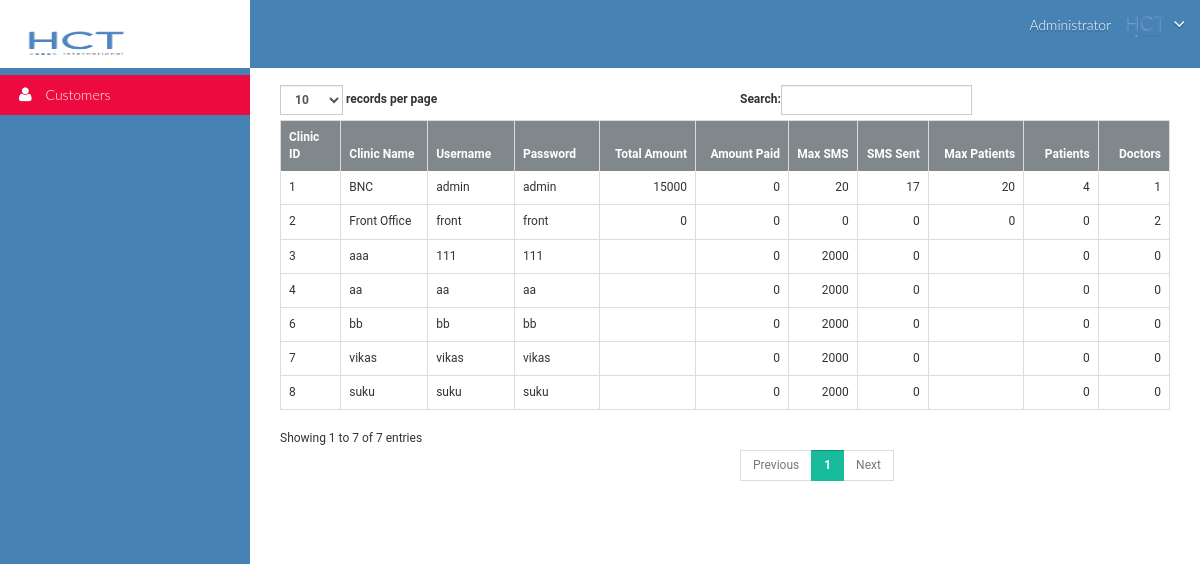
Screenshot of /customers.php (signed in) with the database file from the repository.
### tables this page shows
CREATE TABLE `users` (
  `id` int(11) NOT NULL,
  `clinic_name` varchar(50) DEFAULT NULL,
  `user_clinic_id` int(11) DEFAULT NULL,
  `speciality` int(11) DEFAULT NULL,
  `user_name` varchar(50) DEFAULT NULL,
  `password` varchar(500) DEFAULT NULL,
  `role` varchar(500) DEFAULT NULL,
  `domain_name` varchar(500) DEFAULT NULL,
  `api_url` varchar(50) DEFAULT NULL,
  `clinic_token` varchar(500) DEFAULT NULL,
  `mobile` varchar(20) DEFAULT NULL,
  `email` varchar(100) DEFAULT NULL,
  `land_line` varchar(20) DEFAULT NULL,
  `address_line1` varchar(100) DEFAULT NULL,
  `address_line2` varchar(100) DEFAULT NULL,
  `address_line3` varchar(100) DEFAULT NULL,
  `pincode` varchar(20) DEFAULT NULL,
  `status` varchar(10) DEFAULT NULL,
  `logo` varchar(100) DEFAULT NULL,
  `bill_template` varchar(50) DEFAULT NULL,
  `examination_template` varchar(50) DEFAULT NULL,
  `start_date` date DEFAULT NULL,
  `gstin` varchar(20) DEFAULT NULL,
  `billed` tinyint(1) DEFAULT NULL,
  `premium_amount` int(11) DEFAULT NULL,
  `max_patient` bigint(11) DEFAULT NULL,
  `sms_balance` int(11) NOT NULL DEFAULT 2000,
  `apk_url` varchar(500) DEFAULT NULL,
  `amount_paid` int(11) NOT NULL DEFAULT 0,
  `modules` varchar(4000) DEFAULT NULL
);

### customers.php (the view, shortened to what this page needs)
<?php
include "config.php";
?>
<!DOCTYPE html>
<html lang="en" class="no-js">
<head>
    <?php include "header.php"; ?>
</head>
<body>
<div id="wrapper">
    <?php include "menu.php"; ?>
    <div id="page-wrapper" class="fixed-navbar ">
        <div class="container-fluid bg-gray">
            <div class="row">
                <div class="col-md-12" style="padding-bottom: 5px" >
                </div>
                <div class="col-md-12"">
                    <table class="table table-bordered" id="dataTables-example">
                            <thead>
                            <tr style="background-color: #81888c;color:white">
                                <th>Clinic ID</th>
                                <th>Clinic Name</th>
                                <th>Username</th>
                                <th>Password</th>
                                <th style="text-align: right">Total Amount</th>
                                <th style="text-align: right">Amount Paid</th>
                                <th style="text-align: right">Max SMS</th>
                                <th style="text-align: right">SMS Sent</th>
                                <th style="text-align: right">Max Patients</th>
                                <th style="text-align: right">Patients</th>
                                <th style="text-align: right">Doctors</th>
                            </tr>
                            </thead>
                            <tbody>
                            <?php
                            function doctors($clinic_id)
                            {
                                $doctor_count = 0;
                                $sql = "select count(*) as doctor_count from doctors where clinic_id=$clinic_id";
                                $result = mysqli_query($GLOBALS['conn'], $sql);
                                while ($row = mysqli_fetch_assoc($result)) {
                                    $doctor_count = $row['doctor_count'];
                                }
                                return $doctor_count;
                            }
                            function sms_sent($clinic_id)
                            {
                                $sms_sent = 0;
                                $sql = "select count(*) as sms_sent from sms where clinic_id=$clinic_id";
                                $result = mysqli_query($GLOBALS['conn'], $sql);
                                while ($row = mysqli_fetch_assoc($result)) {
                                    $sms_sent = $row['sms_sent'];
                                }
                                return $sms_sent;
                            }
                            function patients_created($clinic_id)
                            {
                                $no_of_patients = 0;
                                $sql = "select count(*) as no_of_patients from patients where clinic_id=$clinic_id";
                                $result = mysqli_query($GLOBALS['conn'], $sql);
                                while ($row = mysqli_fetch_assoc($result)) {
                                    $no_of_patients = $row['no_of_patients'];
                                }
                                return $no_of_patients;
                            }
                            $sql = "select * from users where id>0 order by id ";
                            $result = mysqli_query($conn, $sql);
                            while ($row = mysqli_fetch_assoc($result)) {
                                ?>
                                <tr>
                                    <td><?php echo $row['id']; ?></td>
                                    <td><?php echo $row['clinic_name']; ?></td>
                                    <td><?php echo $row['user_name']; ?></td>
                                    <td><?php echo $row['password']; ?></td>
                                    <td style="text-align: right"><?php echo $row['premium_amount']; ?></td>
                                    <td style="text-align: right"><?php echo $row['amount_paid']; ?></td>
                                    <td style="text-align: right"><?php echo $row['sms_balance']; ?></td>
                                    <td style="text-align: right"><?php echo sms_sent($row['id']); ?></td>
                                    <td style="text-align: right"><?php echo $row['max_patient']; ?></td>
                                    <td style="text-align: right"><?php echo patients_created($row['id']); ?></td>
                                    <td style="text-align: right"><?php echo doctors($row['id']); ?></td>
                                </tr>
                            <?php
                            }
                            ?>
                            </tbody>
                        </table>
                </div>
            </div>
        </div>
    </div>
</div>
</body>
</html>

### rows the page displays
users: id "1", clinic_name "BNC", user_name "admin", password "admin", premium_amount "15000", amount_paid "0", sms_balance "20", id "17", max_patient "20", id "4"
users: id "2", clinic_name "Front Office", user_name "front", password "front", premium_amount "0", amount_paid "0", sms_balance "0", id "0", max_patient "0"
users: id "3", clinic_name "aaa", user_name "111", password "111", amount_paid "0", sms_balance "2000", id "0"
users: id "4", clinic_name "aa", user_name "aa", password "aa", amount_paid "0", sms_balance "2000", id "0"
users: id "6", clinic_name "bb", user_name "bb", password "bb", amount_paid "0", sms_balance "2000", id "0"
users: id "7", clinic_name "vikas", user_name "vikas", password "vikas", amount_paid "0", sms_balance "2000", id "0"
users: id "8", clinic_name "suku", user_name "suku", password "suku", amount_paid "0", sms_balance "2000", id "0"

### other values shown
$_SESSION['clinic_name'] "Administrator"
